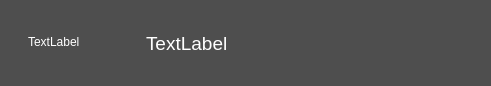
<?xml version="1.0" encoding="UTF-8"?>
<ui version="4.0">
 <class>DialogShutdown</class>
 <widget class="QDialog" name="DialogShutdown">
  <property name="geometry">
   <rect>
    <x>0</x>
    <y>0</y>
    <width>491</width>
    <height>86</height>
   </rect>
  </property>
  <property name="palette">
   <palette>
    <active>
     <colorrole role="WindowText">
      <brush brushstyle="SolidPattern">
       <color alpha="255">
        <red>255</red>
        <green>255</green>
        <blue>255</blue>
       </color>
      </brush>
     </colorrole>
     <colorrole role="Button">
      <brush brushstyle="SolidPattern">
       <color alpha="255">
        <red>78</red>
        <green>78</green>
        <blue>78</blue>
       </color>
      </brush>
     </colorrole>
     <colorrole role="Light">
      <brush brushstyle="SolidPattern">
       <color alpha="255">
        <red>117</red>
        <green>117</green>
        <blue>117</blue>
       </color>
      </brush>
     </colorrole>
     <colorrole role="Midlight">
      <brush brushstyle="SolidPattern">
       <color alpha="255">
        <red>97</red>
        <green>97</green>
        <blue>97</blue>
       </color>
      </brush>
     </colorrole>
     <colorrole role="Dark">
      <brush brushstyle="SolidPattern">
       <color alpha="255">
        <red>39</red>
        <green>39</green>
        <blue>39</blue>
       </color>
      </brush>
     </colorrole>
     <colorrole role="Mid">
      <brush brushstyle="SolidPattern">
       <color alpha="255">
        <red>52</red>
        <green>52</green>
        <blue>52</blue>
       </color>
      </brush>
     </colorrole>
     <colorrole role="Text">
      <brush brushstyle="SolidPattern">
       <color alpha="255">
        <red>255</red>
        <green>255</green>
        <blue>255</blue>
       </color>
      </brush>
     </colorrole>
     <colorrole role="BrightText">
      <brush brushstyle="SolidPattern">
       <color alpha="255">
        <red>255</red>
        <green>255</green>
        <blue>255</blue>
       </color>
      </brush>
     </colorrole>
     <colorrole role="ButtonText">
      <brush brushstyle="SolidPattern">
       <color alpha="255">
        <red>255</red>
        <green>255</green>
        <blue>255</blue>
       </color>
      </brush>
     </colorrole>
     <colorrole role="Base">
      <brush brushstyle="SolidPattern">
       <color alpha="255">
        <red>0</red>
        <green>0</green>
        <blue>0</blue>
       </color>
      </brush>
     </colorrole>
     <colorrole role="Window">
      <brush brushstyle="SolidPattern">
       <color alpha="255">
        <red>78</red>
        <green>78</green>
        <blue>78</blue>
       </color>
      </brush>
     </colorrole>
     <colorrole role="Shadow">
      <brush brushstyle="SolidPattern">
       <color alpha="255">
        <red>0</red>
        <green>0</green>
        <blue>0</blue>
       </color>
      </brush>
     </colorrole>
     <colorrole role="AlternateBase">
      <brush brushstyle="SolidPattern">
       <color alpha="255">
        <red>39</red>
        <green>39</green>
        <blue>39</blue>
       </color>
      </brush>
     </colorrole>
     <colorrole role="ToolTipBase">
      <brush brushstyle="SolidPattern">
       <color alpha="255">
        <red>255</red>
        <green>255</green>
        <blue>220</blue>
       </color>
      </brush>
     </colorrole>
     <colorrole role="ToolTipText">
      <brush brushstyle="SolidPattern">
       <color alpha="255">
        <red>0</red>
        <green>0</green>
        <blue>0</blue>
       </color>
      </brush>
     </colorrole>
    </active>
    <inactive>
     <colorrole role="WindowText">
      <brush brushstyle="SolidPattern">
       <color alpha="255">
        <red>255</red>
        <green>255</green>
        <blue>255</blue>
       </color>
      </brush>
     </colorrole>
     <colorrole role="Button">
      <brush brushstyle="SolidPattern">
       <color alpha="255">
        <red>78</red>
        <green>78</green>
        <blue>78</blue>
       </color>
      </brush>
     </colorrole>
     <colorrole role="Light">
      <brush brushstyle="SolidPattern">
       <color alpha="255">
        <red>117</red>
        <green>117</green>
        <blue>117</blue>
       </color>
      </brush>
     </colorrole>
     <colorrole role="Midlight">
      <brush brushstyle="SolidPattern">
       <color alpha="255">
        <red>97</red>
        <green>97</green>
        <blue>97</blue>
       </color>
      </brush>
     </colorrole>
     <colorrole role="Dark">
      <brush brushstyle="SolidPattern">
       <color alpha="255">
        <red>39</red>
        <green>39</green>
        <blue>39</blue>
       </color>
      </brush>
     </colorrole>
     <colorrole role="Mid">
      <brush brushstyle="SolidPattern">
       <color alpha="255">
        <red>52</red>
        <green>52</green>
        <blue>52</blue>
       </color>
      </brush>
     </colorrole>
     <colorrole role="Text">
      <brush brushstyle="SolidPattern">
       <color alpha="255">
        <red>255</red>
        <green>255</green>
        <blue>255</blue>
       </color>
      </brush>
     </colorrole>
     <colorrole role="BrightText">
      <brush brushstyle="SolidPattern">
       <color alpha="255">
        <red>255</red>
        <green>255</green>
        <blue>255</blue>
       </color>
      </brush>
     </colorrole>
     <colorrole role="ButtonText">
      <brush brushstyle="SolidPattern">
       <color alpha="255">
        <red>255</red>
        <green>255</green>
        <blue>255</blue>
       </color>
      </brush>
     </colorrole>
     <colorrole role="Base">
      <brush brushstyle="SolidPattern">
       <color alpha="255">
        <red>0</red>
        <green>0</green>
        <blue>0</blue>
       </color>
      </brush>
     </colorrole>
     <colorrole role="Window">
      <brush brushstyle="SolidPattern">
       <color alpha="255">
        <red>78</red>
        <green>78</green>
        <blue>78</blue>
       </color>
      </brush>
     </colorrole>
     <colorrole role="Shadow">
      <brush brushstyle="SolidPattern">
       <color alpha="255">
        <red>0</red>
        <green>0</green>
        <blue>0</blue>
       </color>
      </brush>
     </colorrole>
     <colorrole role="AlternateBase">
      <brush brushstyle="SolidPattern">
       <color alpha="255">
        <red>39</red>
        <green>39</green>
        <blue>39</blue>
       </color>
      </brush>
     </colorrole>
     <colorrole role="ToolTipBase">
      <brush brushstyle="SolidPattern">
       <color alpha="255">
        <red>255</red>
        <green>255</green>
        <blue>220</blue>
       </color>
      </brush>
     </colorrole>
     <colorrole role="ToolTipText">
      <brush brushstyle="SolidPattern">
       <color alpha="255">
        <red>0</red>
        <green>0</green>
        <blue>0</blue>
       </color>
      </brush>
     </colorrole>
    </inactive>
    <disabled>
     <colorrole role="WindowText">
      <brush brushstyle="SolidPattern">
       <color alpha="255">
        <red>39</red>
        <green>39</green>
        <blue>39</blue>
       </color>
      </brush>
     </colorrole>
     <colorrole role="Button">
      <brush brushstyle="SolidPattern">
       <color alpha="255">
        <red>78</red>
        <green>78</green>
        <blue>78</blue>
       </color>
      </brush>
     </colorrole>
     <colorrole role="Light">
      <brush brushstyle="SolidPattern">
       <color alpha="255">
        <red>117</red>
        <green>117</green>
        <blue>117</blue>
       </color>
      </brush>
     </colorrole>
     <colorrole role="Midlight">
      <brush brushstyle="SolidPattern">
       <color alpha="255">
        <red>97</red>
        <green>97</green>
        <blue>97</blue>
       </color>
      </brush>
     </colorrole>
     <colorrole role="Dark">
      <brush brushstyle="SolidPattern">
       <color alpha="255">
        <red>39</red>
        <green>39</green>
        <blue>39</blue>
       </color>
      </brush>
     </colorrole>
     <colorrole role="Mid">
      <brush brushstyle="SolidPattern">
       <color alpha="255">
        <red>52</red>
        <green>52</green>
        <blue>52</blue>
       </color>
      </brush>
     </colorrole>
     <colorrole role="Text">
      <brush brushstyle="SolidPattern">
       <color alpha="255">
        <red>39</red>
        <green>39</green>
        <blue>39</blue>
       </color>
      </brush>
     </colorrole>
     <colorrole role="BrightText">
      <brush brushstyle="SolidPattern">
       <color alpha="255">
        <red>255</red>
        <green>255</green>
        <blue>255</blue>
       </color>
      </brush>
     </colorrole>
     <colorrole role="ButtonText">
      <brush brushstyle="SolidPattern">
       <color alpha="255">
        <red>39</red>
        <green>39</green>
        <blue>39</blue>
       </color>
      </brush>
     </colorrole>
     <colorrole role="Base">
      <brush brushstyle="SolidPattern">
       <color alpha="255">
        <red>78</red>
        <green>78</green>
        <blue>78</blue>
       </color>
      </brush>
     </colorrole>
     <colorrole role="Window">
      <brush brushstyle="SolidPattern">
       <color alpha="255">
        <red>78</red>
        <green>78</green>
        <blue>78</blue>
       </color>
      </brush>
     </colorrole>
     <colorrole role="Shadow">
      <brush brushstyle="SolidPattern">
       <color alpha="255">
        <red>0</red>
        <green>0</green>
        <blue>0</blue>
       </color>
      </brush>
     </colorrole>
     <colorrole role="AlternateBase">
      <brush brushstyle="SolidPattern">
       <color alpha="255">
        <red>78</red>
        <green>78</green>
        <blue>78</blue>
       </color>
      </brush>
     </colorrole>
     <colorrole role="ToolTipBase">
      <brush brushstyle="SolidPattern">
       <color alpha="255">
        <red>255</red>
        <green>255</green>
        <blue>220</blue>
       </color>
      </brush>
     </colorrole>
     <colorrole role="ToolTipText">
      <brush brushstyle="SolidPattern">
       <color alpha="255">
        <red>0</red>
        <green>0</green>
        <blue>0</blue>
       </color>
      </brush>
     </colorrole>
    </disabled>
   </palette>
  </property>
  <property name="windowTitle">
   <string>Dialog</string>
  </property>
  <widget class="QLabel" name="pic_shutdown">
   <property name="geometry">
    <rect>
     <x>28</x>
     <y>10</y>
     <width>64</width>
     <height>64</height>
    </rect>
   </property>
   <property name="text">
    <string>TextLabel</string>
   </property>
  </widget>
  <widget class="QLabel" name="lbl_shutdowntxt">
   <property name="geometry">
    <rect>
     <x>146</x>
     <y>16</y>
     <width>265</width>
     <height>55</height>
    </rect>
   </property>
   <property name="font">
    <font>
     <pointsize>14</pointsize>
    </font>
   </property>
   <property name="text">
    <string>TextLabel</string>
   </property>
  </widget>
 </widget>
 <resources/>
 <connections/>
</ui>
